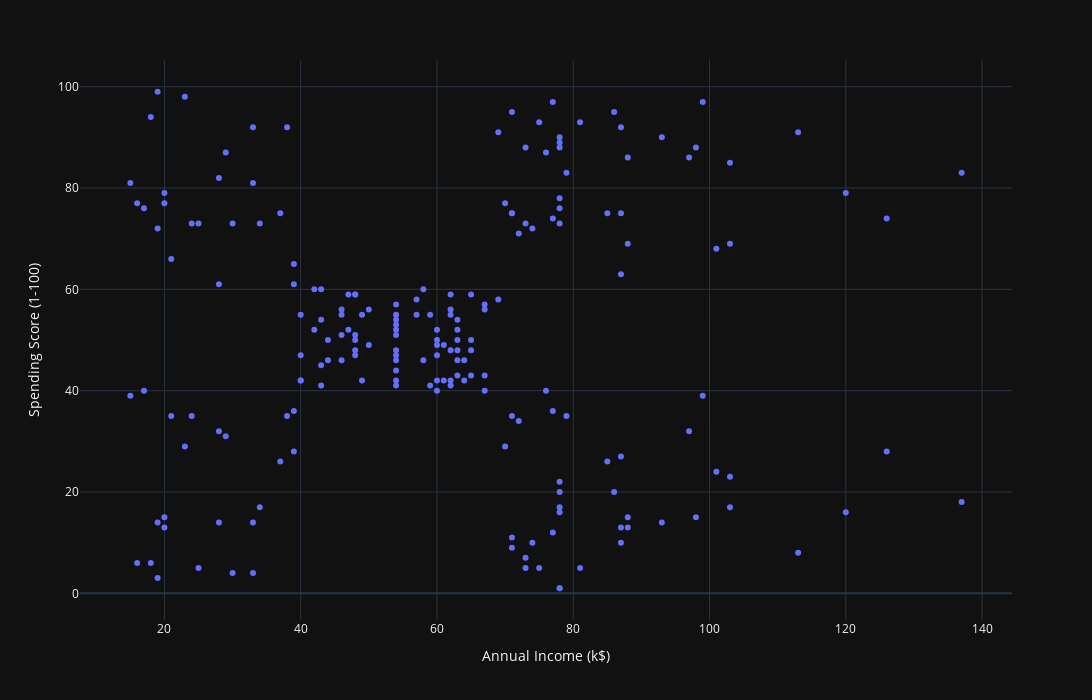

Notebook cell for this chart:
### Code cell
fig = px.scatter(
    df,
    x='Annual Income (k$)',
    y='Spending Score (1-100)').update_layout(
    width=1600,
    height=700,
)
fig.show()

### Figure 1 — Plotly figure (JSON) as saved in the notebook; plotly's stock layout.template omitted (floating-point values rounded to 4 significant figures; data arrays with more than 128 entries replaced by an {"elided": "..."} marker saying what was removed)
{"data": [{"hovertemplate": "Annual Income (k$)=%{x}<br>Spending Score (1-100)=%{y}<extra></extra>", "legendgroup": "", "marker": {"color": "#636efa", "symbol": "circle"}, "mode": "markers", "name": "", "orientation": "v", "showlegend": false, "x": {"elided": "200 int values"}, "xaxis": "x", "y": {"elided": "200 int values"}, "yaxis": "y", "type": "scatter"}], "layout": {"xaxis": {"anchor": "y", "domain": [0.0, 1.0], "title": {"text": "Annual Income (k$)"}}, "yaxis": {"anchor": "x", "domain": [0.0, 1.0], "title": {"text": "Spending Score (1-100)"}}, "legend": {"tracegroupgap": 0}, "margin": {"t": 60}, "width": 1600, "height": 700}}
